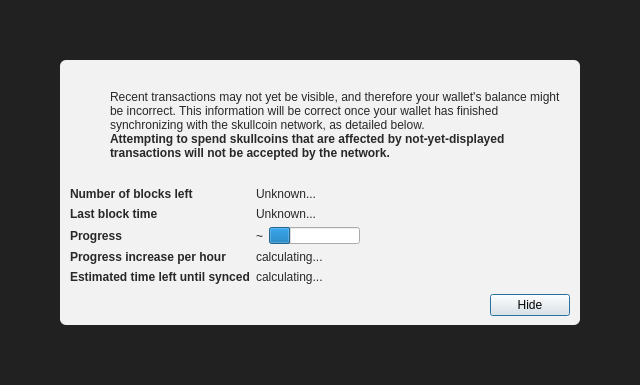
<?xml version="1.0" encoding="UTF-8"?>
<ui version="4.0">
 <class>ModalOverlay</class>
 <widget class="ModalOverlay" name="ModalOverlay">
  <property name="geometry">
   <rect>
    <x>0</x>
    <y>0</y>
    <width>640</width>
    <height>385</height>
   </rect>
  </property>
  <property name="windowTitle">
   <string>Form</string>
  </property>
  <layout class="QVBoxLayout" name="verticalLayout" stretch="0">
   <property name="sizeConstraint">
    <enum>QLayout::SetDefaultConstraint</enum>
   </property>
   <property name="leftMargin">
    <number>0</number>
   </property>
   <property name="topMargin">
    <number>0</number>
   </property>
   <property name="rightMargin">
    <number>0</number>
   </property>
   <property name="bottomMargin">
    <number>0</number>
   </property>
   <item>
    <widget class="QWidget" name="bgWidget" native="true">
     <property name="styleSheet">
      <string notr="true">#bgWidget { background: rgba(0,0,0,220); }</string>
     </property>
     <layout class="QVBoxLayout" name="verticalLayoutMain" stretch="1">
      <property name="leftMargin">
       <number>60</number>
      </property>
      <property name="topMargin">
       <number>60</number>
      </property>
      <property name="rightMargin">
       <number>60</number>
      </property>
      <property name="bottomMargin">
       <number>60</number>
      </property>
      <item>
       <widget class="QWidget" name="contentWidget" native="true">
        <property name="styleSheet">
         <string notr="true">#contentWidget { background: rgba(255,255,255,240); border-radius: 6px; }

QLabel { color: rgb(40,40,40);  }</string>
        </property>
        <layout class="QVBoxLayout" name="verticalLayoutSub" stretch="1,0,0,0">
         <property name="spacing">
          <number>0</number>
         </property>
         <property name="leftMargin">
          <number>10</number>
         </property>
         <property name="topMargin">
          <number>10</number>
         </property>
         <property name="rightMargin">
          <number>10</number>
         </property>
         <property name="bottomMargin">
          <number>10</number>
         </property>
         <item>
          <layout class="QHBoxLayout" name="horizontalLayoutIconText" stretch="0,1">
           <property name="topMargin">
            <number>20</number>
           </property>
           <item>
            <layout class="QVBoxLayout" name="verticalLayoutIcon">
             <property name="leftMargin">
              <number>0</number>
             </property>
             <item>
              <widget class="QPushButton" name="warningIcon">
               <property name="enabled">
                <bool>false</bool>
               </property>
               <property name="text">
                <string/>
               </property>
               <property name="icon">
                <iconset>
                 <normaloff>:/icons/warning</normaloff>
                 <disabledoff>:/icons/warning</disabledoff>:/icons/warning</iconset>
               </property>
               <property name="iconSize">
                <size>
                 <width>48</width>
                 <height>48</height>
                </size>
               </property>
               <property name="flat">
                <bool>true</bool>
               </property>
              </widget>
             </item>
             <item>
              <spacer name="verticalSpacerWarningIcon">
               <property name="orientation">
                <enum>Qt::Vertical</enum>
               </property>
               <property name="sizeHint" stdset="0">
                <size>
                 <width>20</width>
                 <height>40</height>
                </size>
               </property>
              </spacer>
             </item>
            </layout>
           </item>
           <item>
            <layout class="QVBoxLayout" name="verticalLayoutInfoText">
             <property name="leftMargin">
              <number>0</number>
             </property>
             <property name="topMargin">
              <number>0</number>
             </property>
             <item>
              <widget class="QLabel" name="infoText">
               <property name="text">
                <string>Recent transactions may not yet be visible, and therefore your wallet's balance might be incorrect. This information will be correct once your wallet has finished synchronizing with the skullcoin network, as detailed below.</string>
               </property>
               <property name="textFormat">
                <enum>Qt::RichText</enum>
               </property>
               <property name="wordWrap">
                <bool>true</bool>
               </property>
              </widget>
             </item>
             <item>
              <widget class="QLabel" name="infoTextStrong">
               <property name="font">
                <font>
                 <weight>75</weight>
                 <bold>true</bold>
                </font>
               </property>
               <property name="text">
                <string>Attempting to spend skullcoins that are affected by not-yet-displayed transactions will not be accepted by the network.</string>
               </property>
               <property name="textFormat">
                <enum>Qt::RichText</enum>
               </property>
               <property name="wordWrap">
                <bool>true</bool>
               </property>
              </widget>
             </item>
             <item>
              <spacer name="verticalSpacerInTextSpace">
               <property name="orientation">
                <enum>Qt::Vertical</enum>
               </property>
               <property name="sizeHint" stdset="0">
                <size>
                 <width>20</width>
                 <height>40</height>
                </size>
               </property>
              </spacer>
             </item>
            </layout>
           </item>
          </layout>
         </item>
         <item>
          <spacer name="verticalSpacerAfterText">
           <property name="orientation">
            <enum>Qt::Vertical</enum>
           </property>
           <property name="sizeHint" stdset="0">
            <size>
             <width>20</width>
             <height>40</height>
            </size>
           </property>
          </spacer>
         </item>
         <item>
          <layout class="QFormLayout" name="formLayout">
           <property name="fieldGrowthPolicy">
            <enum>QFormLayout::FieldsStayAtSizeHint</enum>
           </property>
           <property name="horizontalSpacing">
            <number>6</number>
           </property>
           <property name="verticalSpacing">
            <number>6</number>
           </property>
           <property name="topMargin">
            <number>10</number>
           </property>
           <item row="0" column="0">
            <widget class="QLabel" name="labelNumberOfBlocksLeft">
             <property name="font">
              <font>
               <weight>75</weight>
               <bold>true</bold>
              </font>
             </property>
             <property name="text">
              <string>Number of blocks left</string>
             </property>
            </widget>
           </item>
           <item row="0" column="1">
            <widget class="QLabel" name="numberOfBlocksLeft">
             <property name="text">
              <string>Unknown...</string>
             </property>
            </widget>
           </item>
           <item row="1" column="0">
            <widget class="QLabel" name="labelLastBlockTime">
             <property name="font">
              <font>
               <weight>75</weight>
               <bold>true</bold>
              </font>
             </property>
             <property name="text">
              <string>Last block time</string>
             </property>
            </widget>
           </item>
           <item row="1" column="1">
            <widget class="QLabel" name="newestBlockDate">
             <property name="sizePolicy">
              <sizepolicy hsizetype="Maximum" vsizetype="Preferred">
               <horstretch>0</horstretch>
               <verstretch>0</verstretch>
              </sizepolicy>
             </property>
             <property name="text">
              <string>Unknown...</string>
             </property>
            </widget>
           </item>
           <item row="2" column="0">
            <widget class="QLabel" name="labelSyncDone">
             <property name="font">
              <font>
               <weight>75</weight>
               <bold>true</bold>
              </font>
             </property>
             <property name="text">
              <string>Progress</string>
             </property>
            </widget>
           </item>
           <item row="2" column="1">
            <layout class="QHBoxLayout" name="horizontalLayoutSync" stretch="0,1">
             <item>
              <widget class="QLabel" name="percentageProgress">
               <property name="text">
                <string notr="true">~</string>
               </property>
              </widget>
             </item>
             <item>
              <widget class="QProgressBar" name="progressBar">
               <property name="value">
                <number>24</number>
               </property>
               <property name="format">
                <string/>
               </property>
              </widget>
             </item>
            </layout>
           </item>
           <item row="4" column="0">
            <widget class="QLabel" name="labelProgressIncrease">
             <property name="font">
              <font>
               <weight>75</weight>
               <bold>true</bold>
              </font>
             </property>
             <property name="text">
              <string>Progress increase per hour</string>
             </property>
            </widget>
           </item>
           <item row="4" column="1">
            <widget class="QLabel" name="progressIncreasePerH">
             <property name="text">
              <string>calculating...</string>
             </property>
            </widget>
           </item>
           <item row="5" column="0">
            <widget class="QLabel" name="labelEstimatedTimeLeft">
             <property name="font">
              <font>
               <weight>75</weight>
               <bold>true</bold>
              </font>
             </property>
             <property name="text">
              <string>Estimated time left until synced</string>
             </property>
            </widget>
           </item>
           <item row="5" column="1">
            <widget class="QLabel" name="expectedTimeLeft">
             <property name="text">
              <string>calculating...</string>
             </property>
            </widget>
           </item>
          </layout>
         </item>
         <item>
          <layout class="QHBoxLayout" name="horizontalLayoutButtons">
           <property name="leftMargin">
            <number>10</number>
           </property>
           <property name="topMargin">
            <number>10</number>
           </property>
           <item>
            <spacer name="horizontalSpacer">
             <property name="orientation">
              <enum>Qt::Horizontal</enum>
             </property>
             <property name="sizeHint" stdset="0">
              <size>
               <width>40</width>
               <height>20</height>
              </size>
             </property>
            </spacer>
           </item>
           <item>
            <widget class="QPushButton" name="closeButton">
             <property name="text">
              <string>Hide</string>
             </property>
             <property name="focusPolicy">
              <enum>Qt::StrongFocus</enum>
             </property>
             <property name="default">
              <bool>true</bool>
             </property>
            </widget>
           </item>
          </layout>
         </item>
        </layout>
       </widget>
      </item>
     </layout>
    </widget>
   </item>
  </layout>
 </widget>
 <customwidgets>
  <customwidget>
   <class>ModalOverlay</class>
   <extends>QWidget</extends>
   <header>qt/modaloverlay.h</header>
   <container>1</container>
  </customwidget>
 </customwidgets>
 <resources/>
 <connections/>
</ui>
